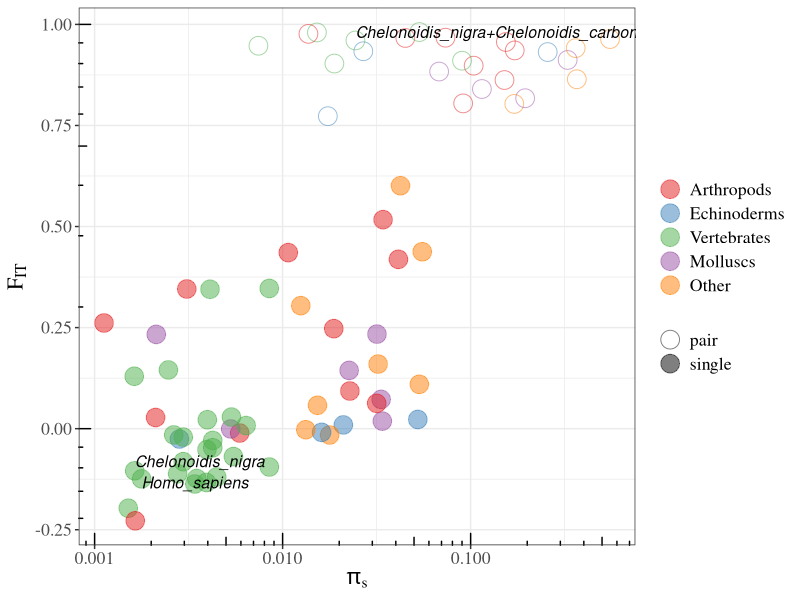

Reproduce this figure in R.
require(ggplot2)
require(dplyr)
dat = read.table("popphyl_data_pis_fis.csv",sep=",",header = T)

mytheme =  theme_bw()  +  theme(text = element_text(family = "Times",size = 16),legend.key = element_rect(color='white',fill="white",linetype="blank") )

dat$Taxo_for_fig = factor(dat$Taxo_for_fig, levels=c("Arthropods",  "Echinoderms",   "Vertebrates"  ,"Molluscs"  , "Other"  ))

pdf("piS_Fit.pdf",height = 7, width=10)

sp_list = c("Homo_sapiens","Chelonoidis_nigra","Chelonoidis_nigra+Chelonoidis_carbonaria")
	
p2 = ggplot()
p2 = p2 +  geom_point(data = dat %>% filter(Number_of_Individuals >= 4), alpha = 0.5 ,  aes(shape=status, text = (Species) , color = Taxo_for_fig, x = piS, y = Fit), size = 6 )  + scale_shape_manual(values=c(1,19))  
p2 = p2 +  geom_text(data = dat %>% filter(Species %in% sp_list), aes(label = Species,  x = piS, y=Fit), fontface=3,  size =4, hjust = 0 , vjust = c(-0.3,0.8,-0.2)) 
p2 = p2 + scale_color_brewer(palette = "Set1")  + scale_x_log10() 
p2 = p2 + theme_bw()  +  theme(text = element_text(family = "Times",size = 16))
p2 = p2  + xlab(expression(pi[s])) + ylab(expression(F[IT])) 
p2 = p2 +  annotation_logticks() + expand_limits(x=c(0,0.1),y=c(0,0.7))
p2 = p2 + theme(legend.key=element_blank(), legend.title=element_blank())
p2


dev.off()




